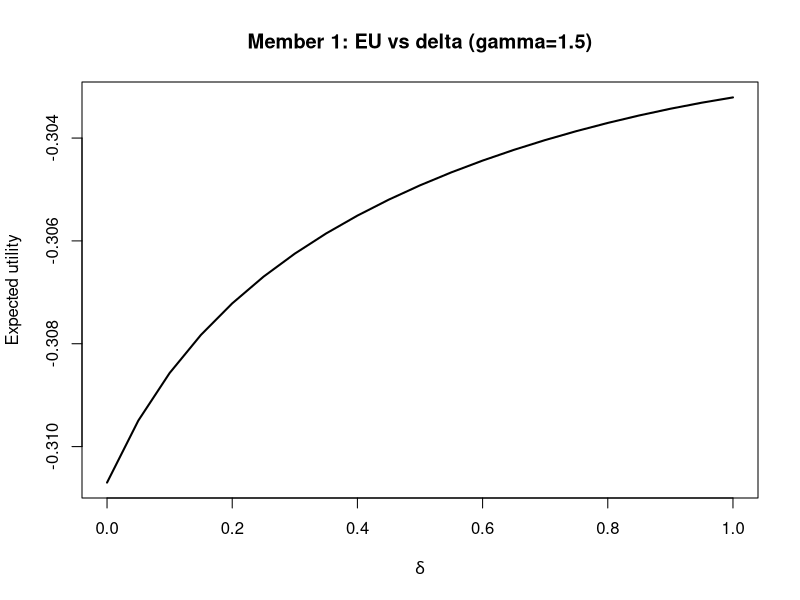
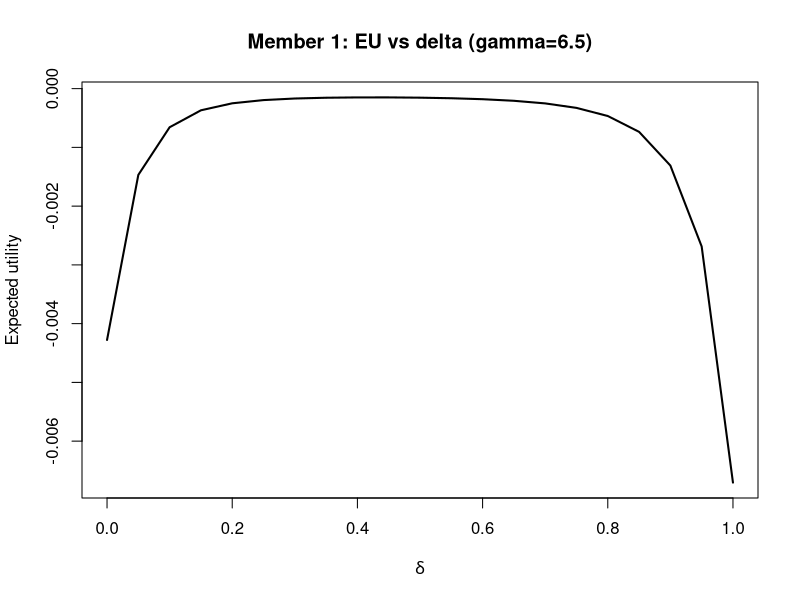
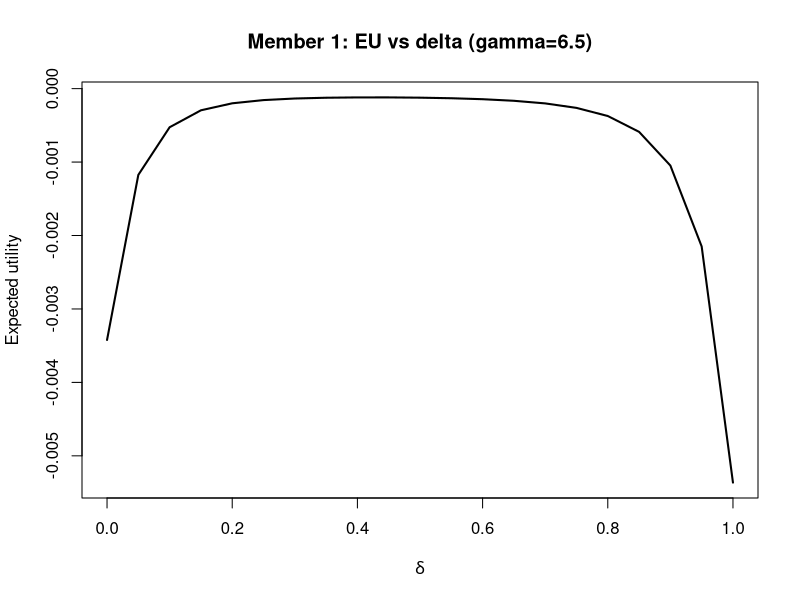

Recreate these plots in R, in order.
install.packages("readxl")   
library(readxl)


# --- 1. Loading the Data -----

# Canadian Pensioners’ Mortality 2014 – Tables 1: CPM 2014 Rates 
Data_raw <- read_excel(path = 'CPM2014 Mortality Table.xlsx')
Mortality_Table <- data.frame(
  age = as.numeric(Data_raw$Age),
  qx_male = as.numeric(Data_raw$Male),
  qx_female = as.numeric(Data_raw$Female) 
)
rm(Data_raw)
Mortality_Table <- Mortality_Table[!is.na(Mortality_Table$age), ]
str(Mortality_Table)


# --- 2. qx lookup function ----

get_qx <- function(ages,sexes){
  index <- match(ages,Mortality_Table$age)
  if (any(is.na(index))) warning("Some ages are outside the table")
  qx <- ifelse(sexes=='M',
                  Mortality_Table$qx_male[index],
                  Mortality_Table$qx_female[index])
  
  return(qx)
}



# --- 3. Generate a portfolio ---------------------------------
generate_portfolio <- function(n, age_min = 55, age_max = 90,
                               contrib=100, contrib_sd=0,
                               prob_male = 0.5, age_dist = "uniform",
                               age_mean = 70, age_sd = 8, seed = NULL) {
  if (!is.null(seed)) set.seed(seed)
  
  sex <- ifelse(runif(n) < prob_male, "M", "F")
  ages_range <- age_min:age_max
  
  age <- switch(age_dist,
            uniform = sample(ages_range, n, replace = TRUE),
            normal  = round(pmax(age_min, pmin(age_max, rnorm(n, age_mean, age_sd)))),
            peaked  = sample(ages_range, n, replace = TRUE,
                                 prob = dnorm(ages_range, age_mean, age_sd)),
                stop("unknown age_dist: ", age_dist)
  )
  
  a <- if (contrib_sd > 0) {
    round(pmax(1, rnorm(n, contrib, contrib_sd)))
  } else {
    rep(contrib, n)
  }
  data.frame(id = 1:n, age = age, sex = sex,
             qx = get_qx(age, sex), contributions=a,
             stringsAsFactors = FALSE)
}


# --- 4. Distribution of the available mortality credits Sn ----

    # Convolution of two discrete distributions (each a data.frame of value, prob). 

convolution2 <- function(d1,d2){
  values <-  outer(d1$value, d2$value, "+")
  probs  <- outer(d1$prob,  d2$prob,  "*")
  merged <- tapply(probs, round(values, 8), sum)
  data.frame(value = as.numeric(names(merged)),
             prob  = as.numeric(merged))
}

    # Distribution of S_n over the members in `rows`.
    # Each member contributes X: value 0 w.p. 1-qx, value a w.p. qx.

pool_distribution <- function(tontine_data, rows = seq_len(nrow(tontine_data))) {
  one_member <- lapply(rows, function(j)
    data.frame(value = c(0, tontine_data$contributions[j]), 
               prob = c(1 - tontine_data$qx[j], tontine_data$qx[j])))
  Reduce(convolution2, one_member)
}




# --- 5. The conditional mean risk-sharing rule ----

# 
#  CMRS mortality credits (Denuit-Hieber-Robert, formula 2.2)
#  E[X_i | S_n = s] = a_i * q_i * P[S_n^{(-i)} = s - a_i] / P[S_n = s]
#  where X_i = a_i if member i dies (prob q_i), else 0.
#
#  Requires a portfolio data frame `pf` with columns:
#     id : member identifier
#     contributions  : accumulated contribution a_i (fixed)
#     qx : one-period death probability q_i

# CMRS credit for one member i, at every possible total s
cmrs_one <- function(pf, i, full = pool_distribution(pf))  # law of S_n 
{                                
  loo  <- pool_distribution(pf, setdiff(seq_len(nrow(pf)), i))   # law of S_n without i
  p_loo <- loo$prob[match(round(full$value - pf$contributions[i], 8), 
                          round(loo$value, 8))]
  p_loo[is.na(p_loo)] <- 0
  data.frame(id     = pf$id[i],
             s      = full$value,
             prob   = full$prob,
             credit = pf$contributions[i] * pf$qx[i] * p_loo / full$prob)
}



# --- 6. The proportional risk-sharing rule ----

prop_one <- function(pf, i) {
  full <- pool_distribution(pf)                       # law of S_n (states + probs)
  w_i  <- (pf$qx[i] * pf$contributions[i]) /
    sum(pf$qx * pf$contributions)               # proportional weight
  data.frame(id     = pf$id[i],
             s      = full$value,
             prob   = full$prob,
             credit = w_i * full$value)               # w_i * s in each state
}



# --- 7. The convex combination of CMRS and proportional sharing-rule ----
combo_one <- function(pf, i, delta) {
  cm <- cmrs_one(pf, i)
  pr <- prop_one(pf, i)
  data.frame(id     = pf$id[i],
             s      = cm$s,
             prob   = cm$prob,
             credit = delta * cm$credit + (1 - delta) * pr$credit)
}



# --- 8. Expected utility optimization ----

# Power (CRRA) utility with parameter gamma.
utility <- function(w, gamma) {
  if (abs(gamma - 1) < 1e-9) log(w) else (w^(1 - gamma)) / (1 - gamma)
}

# --- EXACT expected utility for member i under delta*CMRS + (1-delta)*proportional 
expected_utility_exact <- function(pf, i, delta, gamma, beta = 1) {
  a_i <- pf$contributions[i]
  q_i <- pf$qx[i]
  
  cc  <- combo_one(pf, i, delta)                               # credit at every pool state s
  loo <- pool_distribution(pf, setdiff(seq_len(nrow(pf)), i))  # law of S_n^(-i)
  
  # credit member i receives in the survive states (total = v) and die states (total = v + a_i)
  idx_survive <- match(round(loo$value,       8), round(cc$s, 8))
  idx_die     <- match(round(loo$value + a_i, 8), round(cc$s, 8))
  
  credit_survive <- ifelse(is.na(idx_survive), 0, cc$credit[idx_survive])
  credit_die     <- ifelse(is.na(idx_die),     0, cc$credit[idx_die])
  
  U_survive <- sum(utility(a_i + credit_survive, gamma) * loo$prob)
  U_die     <- sum(utility(credit_die,           gamma) * loo$prob)
  
  return((1 - q_i) * U_survive + beta * q_i * U_die)
}




# Plot expected utility vs delta for one member (fast: heavy parts computed once).
plot_eu_vs_delta <- function(pf, i, gamma, beta = 1, step = 0.05) {
  full <- pool_distribution(pf)
  cm   <- cmrs_one(pf, i, full)
  loo  <- pool_distribution(pf, setdiff(seq_len(nrow(pf)), i))
  a_i  <- pf$contributions[i]; q_i <- pf$qx[i]
  w_i  <- (q_i * a_i) / sum(pf$qx * pf$contributions)
  prop_credit <- w_i * cm$s

  idx_s <- match(round(loo$value,       8), round(cm$s, 8))
  idx_d <- match(round(loo$value + a_i, 8), round(cm$s, 8))

  deltas <- seq(0, 1, by = step)
  eu <- sapply(deltas, function(d) {
    credit <- d * cm$credit + (1 - d) * prop_credit
    cs <- ifelse(is.na(idx_s), 0, credit[idx_s])
    cd <- ifelse(is.na(idx_d), 0, credit[idx_d])
    (1 - q_i) * sum(utility(a_i + cs, gamma) * loo$prob) +
      beta * q_i * sum(utility(cd, gamma) * loo$prob)
  })

  plot(deltas, eu, type = "l", lwd = 2,
       xlab = expression(delta), ylab = "Expected utility",
       main = paste0("Member ", i, ": EU vs delta (gamma=", gamma, ")"))
  invisible(data.frame(delta = deltas, eu = eu))
}





# --- 9. Simulating a portfolio of 100 participants ----

pf <- generate_portfolio(n=100,age_min = 55, age_max = 85,
                                    contrib=50, contrib_sd=3,
                                    prob_male = 0.5,age_dist = 'peaked',
                                    age_mean = 70, age_sd = 8, seed = 125)
head(pf)
table(pf$sex)
table(pf$age)
summary(pf$age)
mean(pf$qx)
#hist(pf$age)




# --- 10. Optimal convex combination ----

plot_eu_vs_delta(pf, i = 1, gamma = 1.5)
plot_eu_vs_delta(pf, i = 1, gamma = 6.5)
plot_eu_vs_delta(pf, i = 1, gamma = 6.5, beta = 0.8)
